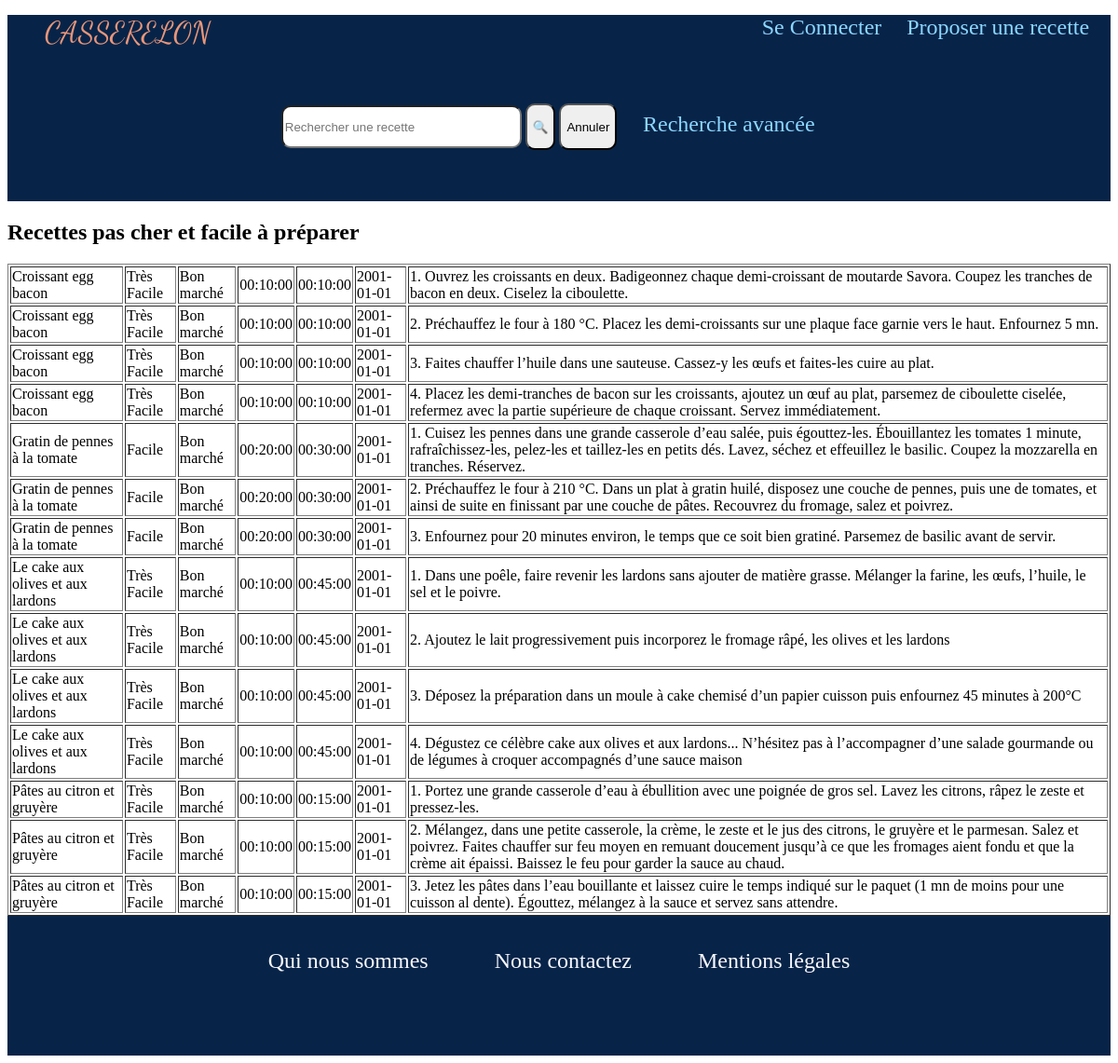
Page /pages/sous_requete_facile_pas_cher.php on the committed database.
### tables this page shows
CREATE TABLE IF NOT EXISTS `ETAPES` (
  `NomRecette` varchar(60) NOT NULL,
  `Etape` varchar(500) NOT NULL
);

CREATE TABLE IF NOT EXISTS `RECETTES` (
  `NomRecette` varchar(60) NOT NULL,
  `Difficulte` varchar(15) NOT NULL,
  `Cout` varchar(17) NOT NULL,
  `Temps_Preparation` time NOT NULL,
  `Temps_Cuisson` time NOT NULL,
  `date_publication` date DEFAULT NULL,
  `Login` varchar(60) DEFAULT NULL,
  `images` varchar(60) DEFAULT NULL
);

### pages/sous_requete_facile_pas_cher.php (the view, shortened to what this page needs)
<?php
    require("header.php");
?>
<!DOCTYPE html>
<html>
    <head>
    </head>
    <body>
        <?php
            $connexion=mysqli_connect(SERVEUR, NOM, PASSE);
            mysqli_set_charset($connexion, "utf8");
            mysqli_select_db($connexion, BASE2);
            $requete = "SELECT * from RECETTES JOIN ETAPES USING(NomRecette)
                WHERE RECETTES.Cout IN ('Bon marché', 'Très bon marché')
                AND NomRecette IN (SELECT  NomRecette
                    FROM (SELECT NomRecette , COUNT(ETAPES.Etape) as nbetapes
                    FROM ETAPES GROUP BY NomRecette
                    HAVING nbetapes <= 4) as recettes_faciles)";
            $resultat = mysqli_query($connexion, $requete);
            if ($resultat){
                print "<h2>Recettes pas cher et facile à préparer</h2>";
                echo "<table border = 'solid'";
                while ($res = mysqli_fetch_object($resultat)) {
                    echo("<tr>
                            <td>".$res ->NomRecette."</td>
                            <td>".$res ->Difficulte."</td>
                            <td>".$res ->Cout."</td>
                            <td>".$res ->Temps_Preparation."</td>
                            <td>".$res ->Temps_Cuisson."</td>
                            <td>".$res ->date_publication."</td>
                            <td>".$res ->Etape."</td>
                        </tr>");
                }
                echo "</table>";
            } else{
                echo("<b> Erreur dans l'exécution de la requête. </b> <br/>");
                echo("<b>Messsage de mySQL: </b>").mysqli_error($connexion);
            }
            require("footer.php");
        ?>
    </body>
</html>

### rows in the picture
etapes: NomRecette.NomRecette "Croissant egg bacon", NomRecette.Difficulte "Très Facile", NomRecette.Cout "Bon marché", NomRecette.Temps_Preparation "00:10:00", NomRecette.Temps_Cuisson "00:10:00", NomRecette.date_publication "2001-01-01", Etape "1. Ouvrez les croissants en deux. Badigeonnez chaque demi-croissant de moutarde Savora. Coupez les tranches de bacon en deux. Ciselez la ciboulette."
etapes: NomRecette.NomRecette "Croissant egg bacon", NomRecette.Difficulte "Très Facile", NomRecette.Cout "Bon marché", NomRecette.Temps_Preparation "00:10:00", NomRecette.Temps_Cuisson "00:10:00", NomRecette.date_publication "2001-01-01", Etape "2. Préchauffez le four à 180 °C. Placez les demi-croissants sur une plaque face garnie vers le haut. Enfournez 5 mn."
etapes: NomRecette.NomRecette "Croissant egg bacon", NomRecette.Difficulte "Très Facile", NomRecette.Cout "Bon marché", NomRecette.Temps_Preparation "00:10:00", NomRecette.Temps_Cuisson "00:10:00", NomRecette.date_publication "2001-01-01", Etape "3. Faites chauffer l’huile dans une sauteuse. Cassez-y les œufs et faites-les cuire au plat."
recettes: NomRecette "Croissant egg bacon", Difficulte "Très Facile", Cout "Bon marché", Temps_Preparation "00:10:00", Temps_Cuisson "00:10:00", date_publication "2001-01-01", Etape "4. Placez les demi-tranches de bacon sur les croissants, ajoutez un œuf au plat, parsemez de ciboulette ciselée, refermez avec la partie supérieure de chaque croissant. Servez immédiatement."
recettes: NomRecette "Gratin de pennes à la tomate", Difficulte "Facile", Cout "Bon marché", Temps_Preparation "00:20:00", Temps_Cuisson "00:30:00", date_publication "2001-01-01", Etape "1. Cuisez les pennes dans une grande casserole d’eau salée, puis égouttez-les. Ébouillantez les tomates 1 minute, rafraîchissez-les, pelez-les et taillez-les en petits dés. Lavez, séchez et effeuillez le basilic. Coupez la mozzarella en tranches. Réservez.", Etape "2. Préchauffez le four à 210 °C. Dans un plat à gratin huilé, disposez une couche de pennes, puis une de tomates, et ainsi de suite en finissant par une couche de pâtes. Recouvrez du fromage, salez et poivrez."
etapes: NomRecette.NomRecette "Gratin de pennes à la tomate", NomRecette.Difficulte "Facile", NomRecette.Cout "Bon marché", NomRecette.Temps_Preparation "00:20:00", NomRecette.Temps_Cuisson "00:30:00", NomRecette.date_publication "2001-01-01", Etape "3. Enfournez pour 20 minutes environ, le temps que ce soit bien gratiné. Parsemez de basilic avant de servir."
etapes: NomRecette.NomRecette "Le cake aux olives et aux lardons", NomRecette.Difficulte "Très Facile", NomRecette.Cout "Bon marché", NomRecette.Temps_Preparation "00:10:00", NomRecette.Temps_Cuisson "00:45:00", NomRecette.date_publication "2001-01-01", Etape "1. Dans une poêle, faire revenir les lardons sans ajouter de matière grasse. Mélanger la farine, les œufs, l’huile, le sel et le poivre."
etapes: NomRecette.NomRecette "Le cake aux olives et aux lardons", NomRecette.Difficulte "Très Facile", NomRecette.Cout "Bon marché", NomRecette.Temps_Preparation "00:10:00", NomRecette.Temps_Cuisson "00:45:00", NomRecette.date_publication "2001-01-01", Etape "2. Ajoutez le lait progressivement puis incorporez le fromage râpé, les olives et les lardons"
etapes: NomRecette.NomRecette "Le cake aux olives et aux lardons", NomRecette.Difficulte "Très Facile", NomRecette.Cout "Bon marché", NomRecette.Temps_Preparation "00:10:00", NomRecette.Temps_Cuisson "00:45:00", NomRecette.date_publication "2001-01-01", Etape "3. Déposez la préparation dans un moule à cake chemisé d’un papier cuisson puis enfournez 45 minutes à 200°C"
recettes: NomRecette "Le cake aux olives et aux lardons", Difficulte "Très Facile", Cout "Bon marché", Temps_Preparation "00:10:00", Temps_Cuisson "00:45:00", date_publication "2001-01-01", Etape "4. Dégustez ce célèbre cake aux olives et aux lardons... N’hésitez pas à l’accompagner d’une salade gourmande ou de légumes à croquer accompagnés d’une sauce maison"
etapes: NomRecette.NomRecette "Pâtes au citron et gruyère", NomRecette.Difficulte "Très Facile", NomRecette.Cout "Bon marché", NomRecette.Temps_Preparation "00:10:00", NomRecette.Temps_Cuisson "00:15:00", NomRecette.date_publication "2001-01-01", Etape "1. Portez une grande casserole d’eau à ébullition avec une poignée de gros sel. Lavez les citrons, râpez le zeste et pressez-les."
recettes: NomRecette "Pâtes au citron et gruyère", Difficulte "Très Facile", Cout "Bon marché", Temps_Preparation "00:10:00", Temps_Cuisson "00:15:00", date_publication "2001-01-01", Etape "2. Mélangez, dans une petite casserole, la crème, le zeste et le jus des citrons, le gruyère et le parmesan. Salez et poivrez. Faites chauffer sur feu moyen en remuant doucement jusqu’à ce que les fromages aient fondu et que la crème ait épaissi. Baissez le feu pour garder la sauce au chaud.", Etape "3. Jetez les pâtes dans l’eau bouillante et laissez cuire le temps indiqué sur le paquet (1 mn de moins pour une cuisson al dente). Égouttez, mélangez à la sauce et servez sans attendre."
